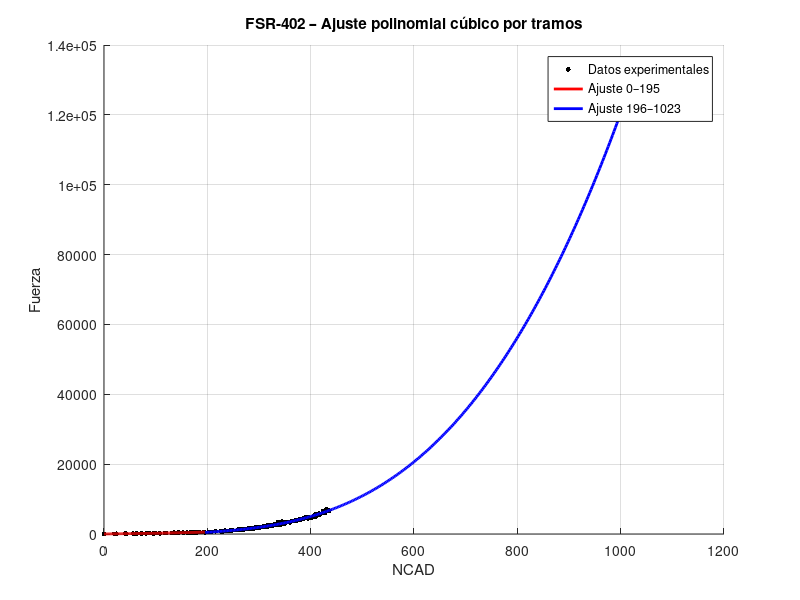

This figure's MATLAB source:
%% =====================================================
%% ESTE SCRIPT SE USA PARA CALCULAR LOS COEFICIENTES DEL
%% POLINOMIO DE TERCER GRADO QUE MODELA LA RELACIÓN
%% ENTRE LA FUERZA APLICADA Y EL NÚMERO NCAD QUE PRODUCE
%% EL CONVERTIDOR DE ANALÓGICO  DIGITAL PARA EL SENSOR
%% QUE MIDE LA FUERZA DEL DEDO ANULAR.
%% 
%% SE CALCULAN TAMBIÉN:
%%    - COEFICIENTE DE DETERMINACIÓN R2
%%    - DESVIACIÓN STANDAR
%%    - MAE
%%    - MAPE
%% =====================================================


clc;
clear all;
close all;

%% =====================================================
% 1. DATOS EXPERIMENTALES  [NCAD , Fuerza]
%% =====================================================
data = [
0 0;
20 59; 24 69; 41 84; 42 88; 43 109;
57 118; 61 104;
64 188; 72 185; 74 138;
82 178; 82 229; 88 228; 95 168;
97 189; 100 258; 108 219;
118 239; 120 298;
132 338; 132 298; 135 354; 137 302;
140 310;
143 320; 143 388; 145 364;
153 358; 153 368; 160 430;
166 389; 167 499; 171 455;
172 488; 176 558; 176 500; 176 405;
179 438; 185 524;
193 589; 195 503;

203 578; 208 592; 216 790; 226 792;
230 784; 234 898; 234 986; 239 824;
244 898; 244 998; 248 1047; 249 1094;
258 1138; 259 1098; 260 1288; 260 1193;
261 1208; 266 1294; 268 1338; 268 1242;
272 1367; 272 1435; 274 1387;
280 1674; 281 1425; 284 1419; 284 1543;
288 1529; 289 1697;
291 1579; 291 1628; 291 1728;
292 1788; 294 1998; 295 1679; 296 1887;
301 1794; 301 1933; 302 1794; 305 1986;
309 2288; 310 2038;
313 1998; 313 2198; 316 2399; 317 2098;
319 2520; 319 2298; 323 2394; 324 2594;
326 2290; 330 2697; 335 3048;
336 3298; 336 3244; 337 2588;
338 2678; 340 3296; 340 2525;
342 3388; 342 2693; 342 2890;
343 3208; 343 3084;
345 3428; 345 3507;
346 3428; 348 3374; 348 2844;
350 2945; 352 3284;
357 3482; 360 3289; 363 3682;
366 3689; 369 3848; 373 3899;
378 4098; 380 4223; 380 4049;
381 4344; 386 4588; 387 4488;
389 4643; 392 4788; 395 4799; 395 4392;
400 4640; 403 4748;
405 5090; 405 4843;
407 5338;
409 5683; 409 4998;
410 5086; 412 5724;
416 5871; 416 5878;
417 5386; 418 5589;
423 5978; 424 6578;
428 6084; 428 6744;
431 7028; 432 6628;
433 6629; 433 6584;
434 6698; 434 6788; 434 6824;
436 6608
];

NCAD = data(:,1);
F    = data(:,2);

%% =====================================================
% 2. SEPARACIÓN DE RANGOS
%% =====================================================
idx1 = (NCAD >= 0 & NCAD <= 195);
idx2 = (NCAD >= 196 & NCAD <= 1023);

NCAD1 = NCAD(idx1);  F1 = F(idx1);
NCAD2 = NCAD(idx2);  F2 = F(idx2);

%% =====================================================
% 3. AJUSTE POLINOMIAL CÚBICO
%% =====================================================
p1 = polyfit(NCAD1, F1, 3);
p2 = polyfit(NCAD2, F2, 3);

F1_hat = polyval(p1, NCAD1);
F2_hat = polyval(p2, NCAD2);

%% =====================================================
% 4. MÉTRICAS DE ERROR (ROBUSTAS)
%% =====================================================
calc_metrics = @(F,Fh) struct( ...
    'R2', 1 - sum((F-Fh).^2)/sum((F-mean(F)).^2), ...
    'STD', std(F-Fh), ...
    'MAE', mean(abs(F-Fh)), ...
    'MAPE', mean(abs((F(F~=0)-Fh(F~=0))./F(F~=0)))*100, ...
    'MaxRelErr', max(abs((F(F~=0)-Fh(F~=0))./F(F~=0)))*100 ...
);

M1 = calc_metrics(F1, F1_hat);
M2 = calc_metrics(F2, F2_hat);

%% =====================================================
% 5. RESULTADOS
%% =====================================================
disp('===== RANGO 0 ≤ NCAD ≤ 195 =====');
disp('Coeficientes [a3 a2 a1 a0]:');
disp(p1);
disp(M1);

disp('===== RANGO 196 ≤ NCAD ≤ 1023 =====');
disp('Coeficientes [a3 a2 a1 a0]:');
disp(p2);
disp(M2);

%% =====================================================
% 6. GRÁFICA
%% =====================================================
figure;
scatter(NCAD, F, 12, 'k', 'filled'); hold on;
x1 = linspace(0,195,300);
x2 = linspace(196,1023,300);
plot(x1, polyval(p1,x1),'r','LineWidth',2);
plot(x2, polyval(p2,x2),'b','LineWidth',2);
xlabel('NCAD');
ylabel('Fuerza');
title('FSR-402 – Ajuste polinomial cúbico por tramos');
grid on;
legend('Datos experimentales','Ajuste 0–195','Ajuste 196–1023');
